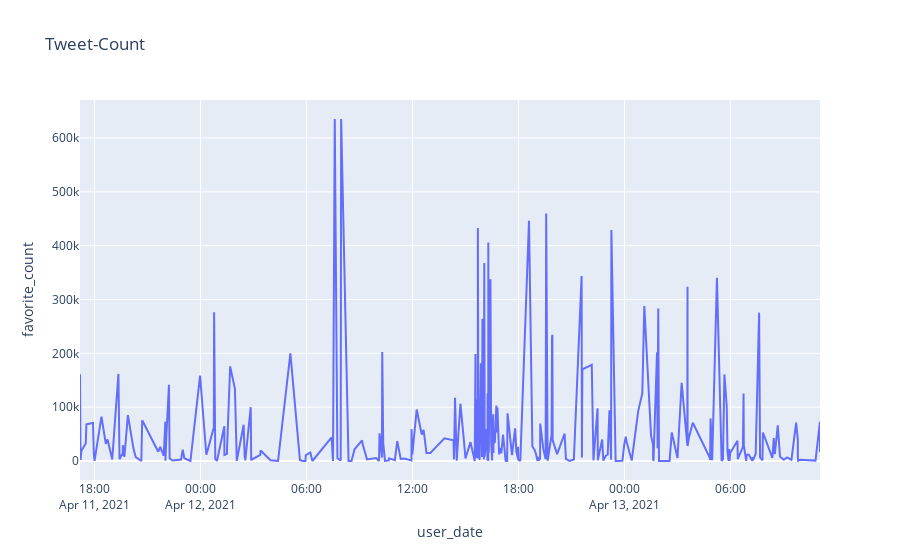

The notebook cell this image was saved under:
### Code cell
px.line(df_loc, x = 'user_date' ,y = 'favorite_count',labels={'x': 'Date_Time','y': 'Favorite_count'},title = 'Tweet-Count')

### Figure 1 — Plotly figure (JSON) as saved in the notebook; plotly's stock layout.template omitted (floating-point values rounded to 4 significant figures; data arrays with more than 128 entries replaced by an {"elided": "..."} marker saying what was removed)
{"data": [{"hovertemplate": "user_date=%{x}<br>favorite_count=%{y}<extra></extra>", "legendgroup": "", "line": {"color": "#636efa", "dash": "solid"}, "mode": "lines", "name": "", "orientation": "v", "showlegend": false, "type": "scatter", "x": {"elided": "293 str values"}, "xaxis": "x", "y": {"elided": "293 int values"}, "yaxis": "y"}], "layout": {"legend": {"tracegroupgap": 0}, "title": {"text": "Tweet-Count"}, "xaxis": {"anchor": "y", "domain": [0, 1], "title": {"text": "user_date"}}, "yaxis": {"anchor": "x", "domain": [0, 1], "title": {"text": "favorite_count"}}}}
